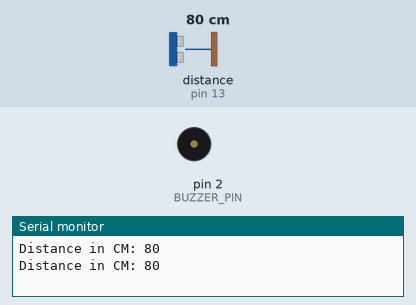
Recording of a sketch running on a simulated Arduino Uno, built with avr-gcc and run on an emulated ATmega328P. On the bench: buzzer (waves = sounding), the last lines printed to the serial monitor. Inputs (shaded band) come from the test bench; at power-on: distance to the obstacle (sensor on pin 13) 80 cm. The echo pulse lasts 58.3 µs per cm.

Above: at 1.8 s.
1.9 s: distance to the obstacle (sensor on pin 13) set to 18 cm
5.4 s: distance to the obstacle (sensor on pin 13) set to 14 cm
At 5.9 s:
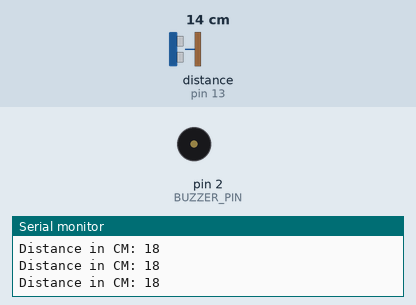
6.9 s: distance to the obstacle (sensor on pin 13) set to 35 cm
At 10.8 s:
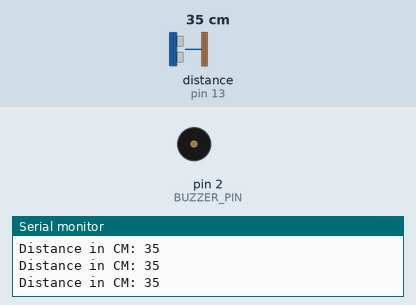
11.0 s: distance to the obstacle (sensor on pin 13) set to 2 cm
At 11.5 s:
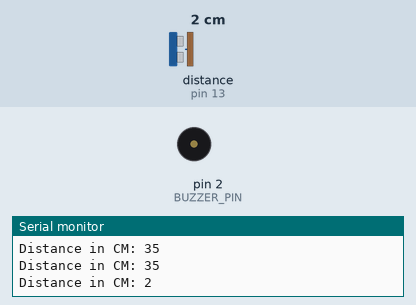
Timing chart, 0 to 13.5 s (numbered marks = the images above; inputs shaded):
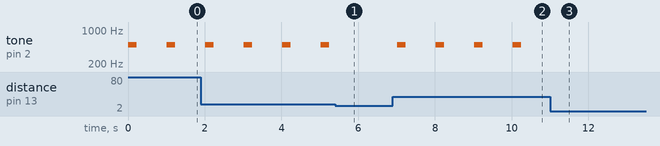

The sketch:

sketch_aug21a.ino
```cpp
#include <Ultrasonic.h>
#define BUZZER_PIN 2


/*
 * Pass as a parameter the trigger and echo pin, respectively,
 * or only the signal pin (for sensors 3 pins), like:
 * Ultrasonic ultrasonic(13);
 */
Ultrasonic ultrasonic(12, 13);
int distance;

void setup() {
  pinMode(BUZZER_PIN, OUTPUT);

  Serial.begin(9600);
}

void loop() {
  // Pass INC as a parameter to get the distance in inches
  distance = ultrasonic.read();
  if (distance>15){
    tone(BUZZER_PIN, 500, 220);

  }
  Serial.print("Distance in CM: ");
  Serial.println(distance);
  delay(1000);
}
```

Measured:
- the behaviour switches between 16 and 15 cm on distance to the obstacle (sensor on pin 13) (found by bisection; images 0 and 1)
- after the input at 5.4 s, tone on pin 2 (BUZZER_PIN): stays silent (without the input it goes to 500 Hz after 0.62 s)
- after the input at 6.9 s, tone on pin 2 (BUZZER_PIN): alternates 500 Hz for 0.22 s and silent for 0.78 s, starting after 0.12 s
- after the input at 11.0 s, tone on pin 2 (BUZZER_PIN): stops changing and stays silent
- by itself, tone on pin 2 (BUZZER_PIN): alternates 500 Hz for 0.22 s and silent for 0.78 s
